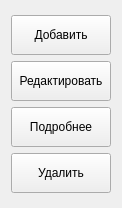
                    <widget class="QWidget" name="scrollAreaWidgetContents_5">
                     <property name="geometry">
                      <rect>
                       <x>0</x>
                       <y>0</y>
                       <width>122</width>
                       <height>208</height>
                      </rect>
                     </property>
                     <layout class="QVBoxLayout" name="verticalLayout_22">
                      <item>
                       <spacer name="verticalSpacer_18">
                        <property name="orientation">
                         <enum>Qt::Vertical</enum>
                        </property>
                        <property name="sizeHint" stdset="0">
                         <size>
                          <width>20</width>
                          <height>21</height>
                         </size>
                        </property>
                       </spacer>
                      </item>
                      <item>
                       <widget class="QPushButton" name="pushButton_addLvlAccess">
                        <property name="minimumSize">
                         <size>
                          <width>0</width>
                          <height>40</height>
                         </size>
                        </property>
                        <property name="text">
                         <string>Добавить</string>
                        </property>
                       </widget>
                      </item>
                      <item>
                       <widget class="QPushButton" name="pushButton_editLvlAccess">
                        <property name="minimumSize">
                         <size>
                          <width>0</width>
                          <height>40</height>
                         </size>
                        </property>
                        <property name="text">
                         <string>Редактировать</string>
                        </property>
                       </widget>
                      </item>
                      <item>
                       <widget class="QPushButton" name="pushButton_moreAboutLvlAccess">
                        <property name="minimumSize">
                         <size>
                          <width>0</width>
                          <height>40</height>
                         </size>
                        </property>
                        <property name="text">
                         <string>Подробнее</string>
                        </property>
                       </widget>
                      </item>
                      <item>
                       <widget class="QPushButton" name="pushButton_removeLvlAccess">
                        <property name="minimumSize">
                         <size>
                          <width>0</width>
                          <height>40</height>
                         </size>
                        </property>
                        <property name="text">
                         <string>Удалить</string>
                        </property>
                       </widget>
                      </item>
                      <item>
                       <spacer name="verticalSpacer_19">
                        <property name="orientation">
                         <enum>Qt::Vertical</enum>
                        </property>
                        <property name="sizeHint" stdset="0">
                         <size>
                          <width>20</width>
                          <height>21</height>
                         </size>
                        </property>
                       </spacer>
                      </item>
                     </layout>
                    </widget>
